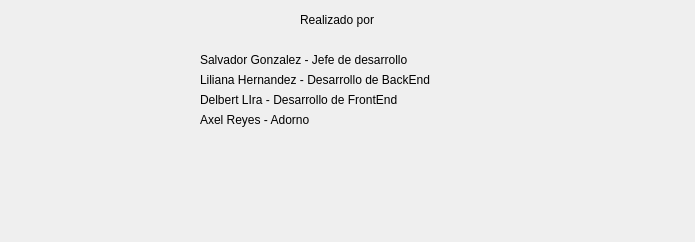
<?xml version="1.0" encoding="UTF-8"?>
<ui version="4.0">
 <class>MainWindow</class>
 <widget class="QMainWindow" name="MainWindow">
  <property name="geometry">
   <rect>
    <x>0</x>
    <y>0</y>
    <width>695</width>
    <height>242</height>
   </rect>
  </property>
  <property name="windowTitle">
   <string>Acerca De</string>
  </property>
  <widget class="QWidget" name="centralwidget">
   <widget class="QLabel" name="label">
    <property name="geometry">
     <rect>
      <x>-10</x>
      <y>0</y>
      <width>1001</width>
      <height>431</height>
     </rect>
    </property>
    <property name="styleSheet">
     <string notr="true">background-image: url(:/imagenes/fondoaplicacion.jpg);</string>
    </property>
    <property name="text">
     <string/>
    </property>
   </widget>
   <widget class="QLabel" name="label_2">
    <property name="geometry">
     <rect>
      <x>300</x>
      <y>10</y>
      <width>91</width>
      <height>20</height>
     </rect>
    </property>
    <property name="text">
     <string>Realizado por</string>
    </property>
   </widget>
   <widget class="QLabel" name="label_3">
    <property name="geometry">
     <rect>
      <x>200</x>
      <y>50</y>
      <width>301</width>
      <height>20</height>
     </rect>
    </property>
    <property name="text">
     <string>Salvador Gonzalez - Jefe de desarrollo</string>
    </property>
   </widget>
   <widget class="QLabel" name="label_4">
    <property name="geometry">
     <rect>
      <x>200</x>
      <y>70</y>
      <width>321</width>
      <height>20</height>
     </rect>
    </property>
    <property name="text">
     <string>Liliana Hernandez - Desarrollo de BackEnd</string>
    </property>
   </widget>
   <widget class="QLabel" name="label_5">
    <property name="geometry">
     <rect>
      <x>200</x>
      <y>90</y>
      <width>331</width>
      <height>20</height>
     </rect>
    </property>
    <property name="text">
     <string>Delbert LIra - Desarrollo de FrontEnd</string>
    </property>
   </widget>
   <widget class="QLabel" name="label_6">
    <property name="geometry">
     <rect>
      <x>200</x>
      <y>110</y>
      <width>321</width>
      <height>20</height>
     </rect>
    </property>
    <property name="text">
     <string>Axel Reyes - Adorno</string>
    </property>
   </widget>
  </widget>
 </widget>
 <resources>
  <include location="imagenes/imagenes.qrc"/>
 </resources>
 <connections/>
</ui>
